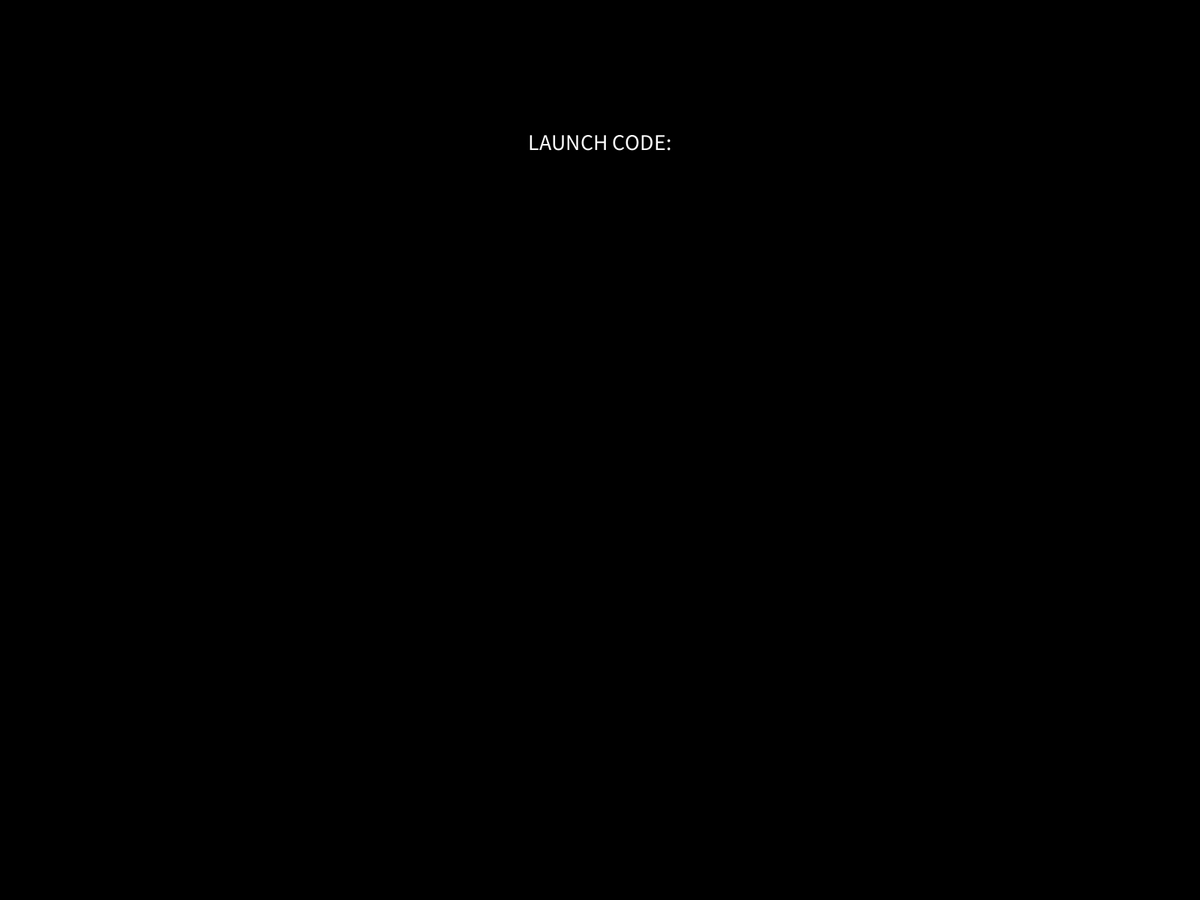
Frame 1 (no input)
Frame 60 (the mouse pressed at the canvas centre just before this capture): identical to frame 1, image omitted
Frame 120 (the mouse held since frame 60 and released just before this capture): identical to frame 1, image omitted

The Processing sketch that drew this single still picture (run headless with seeded random() and noise(); from frame 60 on, the mouse is pressed at the canvas centre):

// Processing sketch: LaunchUI
// ── LaunchUI.pde
void setup() {
  println(displayWidth);
  println(displayHeight);
  fullScreen();
}


void draw() {
  background(0);
  stroke(255);
  fill(255);
  textSize(30);
  textAlign(CENTER);
  text("LAUNCH CODE:", displayWidth/2, 200);
  
  
  
}
